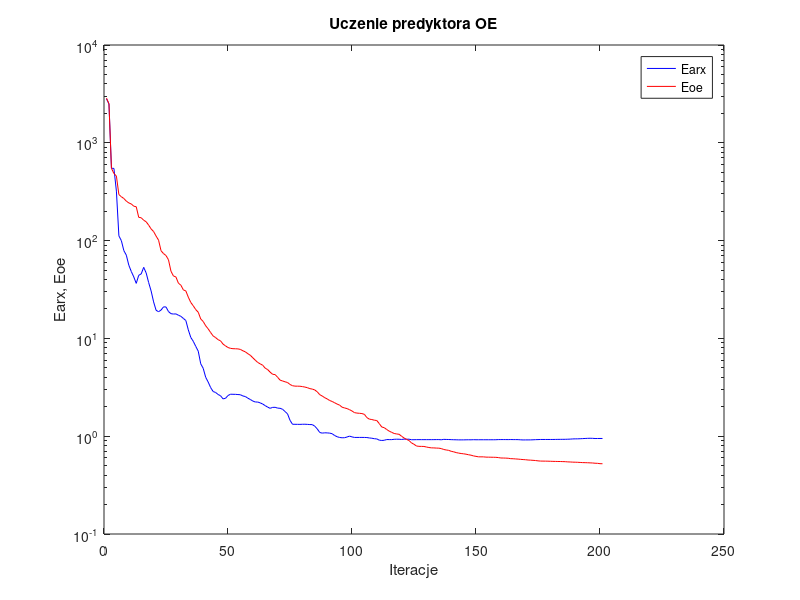
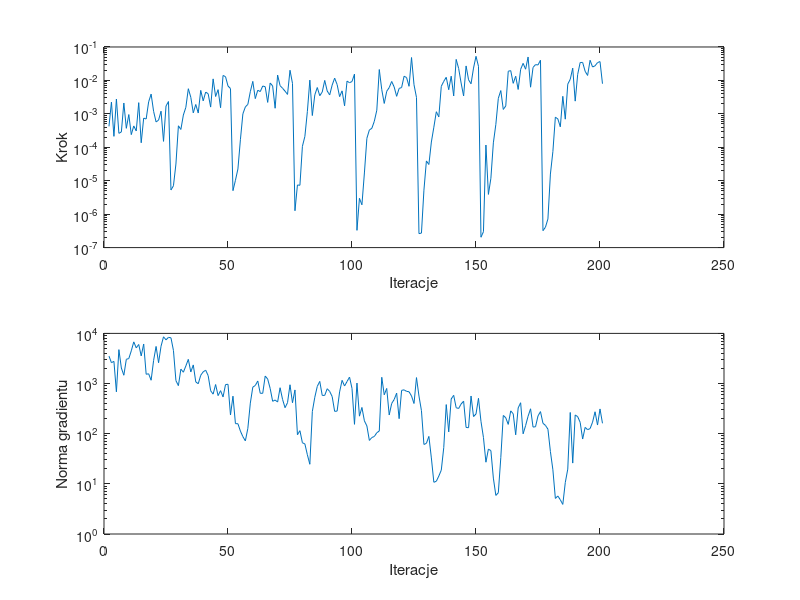

The MATLAB source for these figures, in order:
%uczenie predyktora oe
clear all;
n=0; farx(n+1)=2.818407e+003; foe(n+1)=2.864330e+003; wspucz(n+1)=0.000000e+000; ng(n+1)=0.000000e+000;
%odnowa zmiennej metryki
n=1; farx(n+1)=2.497672e+003; foe(n+1)=2.509373e+003; krok(n+1)=4.223390e-004; ng(n+1)=3.529941e+003;
n=2; farx(n+1)=5.498736e+002; foe(n+1)=5.493733e+002; krok(n+1)=2.240817e-003; ng(n+1)=2.607765e+003;
n=3; farx(n+1)=5.470042e+002; foe(n+1)=4.849753e+002; krok(n+1)=2.125074e-004; ng(n+1)=2.767121e+003;
n=4; farx(n+1)=3.205122e+002; foe(n+1)=4.570802e+002; krok(n+1)=2.774090e-003; ng(n+1)=6.838977e+002;
n=5; farx(n+1)=1.117698e+002; foe(n+1)=2.954349e+002; krok(n+1)=2.615174e-004; ng(n+1)=4.744346e+003;
n=6; farx(n+1)=9.987916e+001; foe(n+1)=2.808086e+002; krok(n+1)=2.879132e-004; ng(n+1)=2.038182e+003;
n=7; farx(n+1)=7.901798e+001; foe(n+1)=2.694190e+002; krok(n+1)=2.110872e-003; ng(n+1)=1.463672e+003;
n=8; farx(n+1)=7.095721e+001; foe(n+1)=2.533207e+002; krok(n+1)=3.691804e-004; ng(n+1)=3.044221e+003;
n=9; farx(n+1)=5.607944e+001; foe(n+1)=2.427649e+002; krok(n+1)=9.532898e-004; ng(n+1)=3.148283e+003;
n=10; farx(n+1)=4.834271e+001; foe(n+1)=2.370103e+002; krok(n+1)=2.394046e-004; ng(n+1)=4.489848e+003;
n=11; farx(n+1)=4.257180e+001; foe(n+1)=2.248610e+002; krok(n+1)=4.356528e-004; ng(n+1)=6.776944e+003;
n=12; farx(n+1)=3.653171e+001; foe(n+1)=2.219798e+002; krok(n+1)=3.072763e-004; ng(n+1)=5.153864e+003;
n=13; farx(n+1)=4.417813e+001; foe(n+1)=1.729104e+002; krok(n+1)=2.162140e-003; ng(n+1)=6.012836e+003;
n=14; farx(n+1)=4.565503e+001; foe(n+1)=1.712289e+002; krok(n+1)=1.366331e-004; ng(n+1)=3.553633e+003;
n=15; farx(n+1)=5.328781e+001; foe(n+1)=1.615744e+002; krok(n+1)=7.459822e-004; ng(n+1)=6.142883e+003;
n=16; farx(n+1)=4.670656e+001; foe(n+1)=1.557777e+002; krok(n+1)=7.010405e-004; ng(n+1)=1.532045e+003;
n=17; farx(n+1)=3.725704e+001; foe(n+1)=1.439288e+002; krok(n+1)=2.288181e-003; ng(n+1)=1.565586e+003;
n=18; farx(n+1)=3.054931e+001; foe(n+1)=1.316505e+002; krok(n+1)=3.898185e-003; ng(n+1)=1.163961e+003;
n=19; farx(n+1)=2.362596e+001; foe(n+1)=1.237458e+002; krok(n+1)=1.188263e-003; ng(n+1)=2.891422e+003;
n=20; farx(n+1)=1.938699e+001; foe(n+1)=1.113124e+002; krok(n+1)=5.733303e-004; ng(n+1)=5.495763e+003;
n=21; farx(n+1)=1.874556e+001; foe(n+1)=1.010528e+002; krok(n+1)=6.483498e-004; ng(n+1)=2.602288e+003;
n=22; farx(n+1)=1.949241e+001; foe(n+1)=7.875014e+001; krok(n+1)=1.201509e-003; ng(n+1)=5.553261e+003;
n=23; farx(n+1)=2.101541e+001; foe(n+1)=7.365883e+001; krok(n+1)=1.502858e-004; ng(n+1)=8.556369e+003;
n=24; farx(n+1)=2.095713e+001; foe(n+1)=7.035980e+001; krok(n+1)=1.713514e-003; ng(n+1)=7.439888e+003;
n=25; farx(n+1)=1.881815e+001; foe(n+1)=6.365476e+001; krok(n+1)=2.336140e-003; ng(n+1)=8.339755e+003;
%odnowa zmiennej metryki
n=26; farx(n+1)=1.790600e+001; foe(n+1)=4.860913e+001; krok(n+1)=5.279666e-006; ng(n+1)=8.165469e+003;
n=27; farx(n+1)=1.774507e+001; foe(n+1)=4.346673e+001; krok(n+1)=7.066537e-006; ng(n+1)=4.573540e+003;
n=28; farx(n+1)=1.781259e+001; foe(n+1)=4.247863e+001; krok(n+1)=3.153604e-005; ng(n+1)=1.143087e+003;
n=29; farx(n+1)=1.726085e+001; foe(n+1)=3.670325e+001; krok(n+1)=4.395065e-004; ng(n+1)=9.088412e+002;
n=30; farx(n+1)=1.681115e+001; foe(n+1)=3.498935e+001; krok(n+1)=3.411214e-004; ng(n+1)=1.940221e+003;
n=31; farx(n+1)=1.600675e+001; foe(n+1)=3.133037e+001; krok(n+1)=9.232346e-004; ng(n+1)=1.681663e+003;
n=32; farx(n+1)=1.524111e+001; foe(n+1)=3.055430e+001; krok(n+1)=1.564230e-003; ng(n+1)=2.239604e+003;
n=33; farx(n+1)=1.221747e+001; foe(n+1)=2.638468e+001; krok(n+1)=5.647473e-003; ng(n+1)=3.036160e+003;
n=34; farx(n+1)=1.021844e+001; foe(n+1)=2.329839e+001; krok(n+1)=3.127663e-003; ng(n+1)=1.701133e+003;
n=35; farx(n+1)=9.338533e+000; foe(n+1)=2.153413e+001; krok(n+1)=1.072587e-003; ng(n+1)=2.351974e+003;
n=36; farx(n+1)=8.287871e+000; foe(n+1)=1.969447e+001; krok(n+1)=1.908037e-003; ng(n+1)=1.078072e+003;
n=37; farx(n+1)=7.401931e+000; foe(n+1)=1.852526e+001; krok(n+1)=1.058897e-003; ng(n+1)=9.910610e+002;
n=38; farx(n+1)=5.501071e+000; foe(n+1)=1.580354e+001; krok(n+1)=5.038654e-003; ng(n+1)=1.460736e+003;
n=39; farx(n+1)=4.944076e+000; foe(n+1)=1.488996e+001; krok(n+1)=2.444561e-003; ng(n+1)=1.714521e+003;
n=40; farx(n+1)=4.004531e+000; foe(n+1)=1.346413e+001; krok(n+1)=4.478448e-003; ng(n+1)=1.843372e+003;
n=41; farx(n+1)=3.581104e+000; foe(n+1)=1.252961e+001; krok(n+1)=3.990929e-003; ng(n+1)=1.440577e+003;
n=42; farx(n+1)=3.141490e+000; foe(n+1)=1.147714e+001; krok(n+1)=1.594331e-003; ng(n+1)=7.203936e+002;
n=43; farx(n+1)=2.864287e+000; foe(n+1)=1.060168e+001; krok(n+1)=1.111520e-002; ng(n+1)=6.146698e+002;
n=44; farx(n+1)=2.799602e+000; foe(n+1)=1.019387e+001; krok(n+1)=3.303815e-003; ng(n+1)=9.561955e+002;
n=45; farx(n+1)=2.671230e+000; foe(n+1)=9.709209e+000; krok(n+1)=5.296999e-003; ng(n+1)=5.745786e+002;
n=46; farx(n+1)=2.590323e+000; foe(n+1)=9.435379e+000; krok(n+1)=1.525147e-003; ng(n+1)=7.215498e+002;
n=47; farx(n+1)=2.407523e+000; foe(n+1)=8.747151e+000; krok(n+1)=1.406421e-002; ng(n+1)=5.408102e+002;
n=48; farx(n+1)=2.440935e+000; foe(n+1)=8.383962e+000; krok(n+1)=1.296098e-002; ng(n+1)=9.538064e+002;
n=49; farx(n+1)=2.604821e+000; foe(n+1)=8.068737e+000; krok(n+1)=6.800237e-003; ng(n+1)=9.675500e+002;
n=50; farx(n+1)=2.688134e+000; foe(n+1)=7.913976e+000; krok(n+1)=5.711090e-003; ng(n+1)=2.358879e+002;
%odnowa zmiennej metryki
n=51; farx(n+1)=2.682013e+000; foe(n+1)=7.849418e+000; krok(n+1)=5.044414e-006; ng(n+1)=5.601733e+002;
n=52; farx(n+1)=2.679472e+000; foe(n+1)=7.835068e+000; krok(n+1)=1.031835e-005; ng(n+1)=1.585647e+002;
n=53; farx(n+1)=2.666479e+000; foe(n+1)=7.810837e+000; krok(n+1)=2.253084e-005; ng(n+1)=1.581479e+002;
n=54; farx(n+1)=2.655004e+000; foe(n+1)=7.715066e+000; krok(n+1)=1.688183e-004; ng(n+1)=1.126922e+002;
n=55; farx(n+1)=2.578219e+000; foe(n+1)=7.472356e+000; krok(n+1)=1.003628e-003; ng(n+1)=8.734310e+001;
n=56; farx(n+1)=2.545066e+000; foe(n+1)=7.286577e+000; krok(n+1)=1.612540e-003; ng(n+1)=7.194615e+001;
n=57; farx(n+1)=2.446606e+000; foe(n+1)=6.976338e+000; krok(n+1)=1.920058e-003; ng(n+1)=1.277362e+002;
n=58; farx(n+1)=2.374756e+000; foe(n+1)=6.720929e+000; krok(n+1)=4.620452e-003; ng(n+1)=4.073925e+002;
n=59; farx(n+1)=2.287610e+000; foe(n+1)=6.338094e+000; krok(n+1)=9.356732e-003; ng(n+1)=8.487416e+002;
n=60; farx(n+1)=2.238964e+000; foe(n+1)=5.989344e+000; krok(n+1)=2.855545e-003; ng(n+1)=9.144688e+002;
n=61; farx(n+1)=2.234008e+000; foe(n+1)=5.674559e+000; krok(n+1)=5.097234e-003; ng(n+1)=1.125110e+003;
n=62; farx(n+1)=2.191402e+000; foe(n+1)=5.491530e+000; krok(n+1)=4.633998e-003; ng(n+1)=6.396646e+002;
n=63; farx(n+1)=2.131610e+000; foe(n+1)=5.313555e+000; krok(n+1)=6.800237e-003; ng(n+1)=6.386335e+002;
n=64; farx(n+1)=2.054290e+000; foe(n+1)=4.960693e+000; krok(n+1)=6.480489e-003; ng(n+1)=1.409693e+003;
n=65; farx(n+1)=1.981925e+000; foe(n+1)=4.797713e+000; krok(n+1)=2.201622e-003; ng(n+1)=1.228166e+003;
n=66; farx(n+1)=1.928261e+000; foe(n+1)=4.515487e+000; krok(n+1)=8.350786e-003; ng(n+1)=7.997860e+002;
n=67; farx(n+1)=1.970776e+000; foe(n+1)=4.294829e+000; krok(n+1)=6.834592e-003; ng(n+1)=4.427186e+002;
n=68; farx(n+1)=1.974351e+000; foe(n+1)=4.266156e+000; krok(n+1)=1.471967e-003; ng(n+1)=4.694748e+002;
n=69; farx(n+1)=1.937857e+000; foe(n+1)=4.004836e+000; krok(n+1)=1.448480e-002; ng(n+1)=4.278910e+002;
n=70; farx(n+1)=1.929219e+000; foe(n+1)=3.745362e+000; krok(n+1)=6.956269e-003; ng(n+1)=8.252966e+002;
n=71; farx(n+1)=1.885275e+000; foe(n+1)=3.670950e+000; krok(n+1)=5.829338e-003; ng(n+1)=4.827521e+002;
n=72; farx(n+1)=1.787681e+000; foe(n+1)=3.600834e+000; krok(n+1)=4.772940e-003; ng(n+1)=3.299581e+002;
n=73; farx(n+1)=1.693618e+000; foe(n+1)=3.541207e+000; krok(n+1)=3.816075e-003; ng(n+1)=4.156925e+002;
n=74; farx(n+1)=1.454730e+000; foe(n+1)=3.381335e+000; krok(n+1)=2.015462e-002; ng(n+1)=9.453884e+002;
n=75; farx(n+1)=1.324380e+000; foe(n+1)=3.283394e+000; krok(n+1)=8.155298e-003; ng(n+1)=4.141106e+002;
%odnowa zmiennej metryki
n=76; farx(n+1)=1.323275e+000; foe(n+1)=3.250532e+000; krok(n+1)=1.265725e-006; ng(n+1)=7.460282e+002;
n=77; farx(n+1)=1.322339e+000; foe(n+1)=3.247693e+000; krok(n+1)=7.470954e-006; ng(n+1)=9.537000e+001;
n=78; farx(n+1)=1.321054e+000; foe(n+1)=3.243338e+000; krok(n+1)=7.303802e-006; ng(n+1)=1.148578e+002;
n=79; farx(n+1)=1.324404e+000; foe(n+1)=3.215751e+000; krok(n+1)=1.068480e-004; ng(n+1)=6.595433e+001;
n=80; farx(n+1)=1.325733e+000; foe(n+1)=3.179887e+000; krok(n+1)=2.117778e-004; ng(n+1)=6.246858e+001;
n=81; farx(n+1)=1.321077e+000; foe(n+1)=3.135002e+000; krok(n+1)=1.169862e-003; ng(n+1)=3.805545e+001;
n=82; farx(n+1)=1.315430e+000; foe(n+1)=3.065309e+000; krok(n+1)=1.021537e-002; ng(n+1)=2.457520e+001;
n=83; farx(n+1)=1.313619e+000; foe(n+1)=3.031503e+000; krok(n+1)=8.898758e-004; ng(n+1)=2.764592e+002;
n=84; farx(n+1)=1.264950e+000; foe(n+1)=2.970300e+000; krok(n+1)=3.692938e-003; ng(n+1)=5.329192e+002;
n=85; farx(n+1)=1.186198e+000; foe(n+1)=2.840766e+000; krok(n+1)=6.130766e-003; ng(n+1)=8.790613e+002;
n=86; farx(n+1)=1.091492e+000; foe(n+1)=2.657844e+000; krok(n+1)=3.485331e-003; ng(n+1)=1.102895e+003;
n=87; farx(n+1)=1.075225e+000; foe(n+1)=2.575657e+000; krok(n+1)=4.505183e-003; ng(n+1)=5.793610e+002;
n=88; farx(n+1)=1.083543e+000; foe(n+1)=2.476201e+000; krok(n+1)=1.000726e-002; ng(n+1)=5.804416e+002;
n=89; farx(n+1)=1.080831e+000; foe(n+1)=2.406270e+000; krok(n+1)=4.829711e-003; ng(n+1)=7.879609e+002;
n=90; farx(n+1)=1.075223e+000; foe(n+1)=2.316283e+000; krok(n+1)=3.683227e-003; ng(n+1)=6.969757e+002;
n=91; farx(n+1)=1.060108e+000; foe(n+1)=2.265556e+000; krok(n+1)=7.242402e-003; ng(n+1)=5.510106e+002;
n=92; farx(n+1)=1.016230e+000; foe(n+1)=2.197505e+000; krok(n+1)=1.168746e-002; ng(n+1)=2.791461e+002;
n=93; farx(n+1)=9.879096e-001; foe(n+1)=2.130712e+000; krok(n+1)=7.530795e-003; ng(n+1)=2.823019e+002;
n=94; farx(n+1)=9.705308e-001; foe(n+1)=2.079329e+000; krok(n+1)=3.272561e-003; ng(n+1)=6.816319e+002;
n=95; farx(n+1)=9.635949e-001; foe(n+1)=1.979348e+000; krok(n+1)=4.874671e-003; ng(n+1)=1.159337e+003;
n=96; farx(n+1)=9.650667e-001; foe(n+1)=1.945626e+000; krok(n+1)=1.736904e-003; ng(n+1)=8.931558e+002;
n=97; farx(n+1)=9.813293e-001; foe(n+1)=1.915287e+000; krok(n+1)=9.545881e-003; ng(n+1)=1.099486e+003;
n=98; farx(n+1)=1.001664e+000; foe(n+1)=1.868092e+000; krok(n+1)=8.534063e-003; ng(n+1)=1.344588e+003;
n=99; farx(n+1)=9.839024e-001; foe(n+1)=1.810301e+000; krok(n+1)=9.267996e-003; ng(n+1)=7.993631e+002;
n=100; farx(n+1)=9.714135e-001; foe(n+1)=1.741476e+000; krok(n+1)=1.547817e-002; ng(n+1)=1.537084e+002;
%odnowa zmiennej metryki
n=101; farx(n+1)=9.713874e-001; foe(n+1)=1.723092e+000; krok(n+1)=3.281666e-007; ng(n+1)=1.022417e+003;
n=102; farx(n+1)=9.715933e-001; foe(n+1)=1.714745e+000; krok(n+1)=2.980900e-006; ng(n+1)=2.237133e+002;
n=103; farx(n+1)=9.719558e-001; foe(n+1)=1.704301e+000; krok(n+1)=1.904561e-006; ng(n+1)=3.336970e+002;
n=104; farx(n+1)=9.711683e-001; foe(n+1)=1.672858e+000; krok(n+1)=1.707914e-005; ng(n+1)=1.802760e+002;
n=105; farx(n+1)=9.689504e-001; foe(n+1)=1.549221e+000; krok(n+1)=1.858107e-004; ng(n+1)=1.428304e+002;
n=106; farx(n+1)=9.598868e-001; foe(n+1)=1.494608e+000; krok(n+1)=3.295458e-004; ng(n+1)=7.340539e+001;
n=107; farx(n+1)=9.536354e-001; foe(n+1)=1.480727e+000; krok(n+1)=3.697036e-004; ng(n+1)=8.395926e+001;
n=108; farx(n+1)=9.426302e-001; foe(n+1)=1.457684e+000; krok(n+1)=6.007544e-004; ng(n+1)=8.796613e+001;
n=109; farx(n+1)=9.380735e-001; foe(n+1)=1.446686e+000; krok(n+1)=1.284763e-003; ng(n+1)=1.045219e+002;
n=110; farx(n+1)=9.111612e-001; foe(n+1)=1.344350e+000; krok(n+1)=2.118041e-002; ng(n+1)=1.130927e+002;
n=111; farx(n+1)=9.044589e-001; foe(n+1)=1.242093e+000; krok(n+1)=5.294040e-003; ng(n+1)=1.333337e+003;
n=112; farx(n+1)=9.087519e-001; foe(n+1)=1.222025e+000; krok(n+1)=2.048333e-003; ng(n+1)=5.962419e+002;
n=113; farx(n+1)=9.245580e-001; foe(n+1)=1.170371e+000; krok(n+1)=4.738412e-003; ng(n+1)=7.988746e+002;
n=114; farx(n+1)=9.230693e-001; foe(n+1)=1.126720e+000; krok(n+1)=6.100588e-003; ng(n+1)=2.362538e+002;
n=115; farx(n+1)=9.226808e-001; foe(n+1)=1.094832e+000; krok(n+1)=9.307204e-003; ng(n+1)=4.007955e+002;
n=116; farx(n+1)=9.298803e-001; foe(n+1)=1.066328e+000; krok(n+1)=6.377325e-003; ng(n+1)=4.805191e+002;
n=117; farx(n+1)=9.317983e-001; foe(n+1)=1.054351e+000; krok(n+1)=3.343359e-003; ng(n+1)=6.436208e+002;
n=118; farx(n+1)=9.309596e-001; foe(n+1)=1.045942e+000; krok(n+1)=5.767896e-003; ng(n+1)=1.994418e+002;
n=119; farx(n+1)=9.260977e-001; foe(n+1)=9.983185e-001; krok(n+1)=6.118871e-003; ng(n+1)=7.314006e+002;
n=120; farx(n+1)=9.337433e-001; foe(n+1)=9.583459e-001; krok(n+1)=1.333847e-002; ng(n+1)=7.492058e+002;
n=121; farx(n+1)=9.311395e-001; foe(n+1)=9.280363e-001; krok(n+1)=1.219985e-002; ng(n+1)=6.983013e+002;
n=122; farx(n+1)=9.321057e-001; foe(n+1)=9.027794e-001; krok(n+1)=6.668735e-003; ng(n+1)=6.863482e+002;
n=123; farx(n+1)=9.203505e-001; foe(n+1)=8.536724e-001; krok(n+1)=4.840103e-002; ng(n+1)=5.642792e+002;
n=124; farx(n+1)=9.206759e-001; foe(n+1)=8.268218e-001; krok(n+1)=7.444102e-003; ng(n+1)=4.001201e+002;
n=125; farx(n+1)=9.223042e-001; foe(n+1)=7.936650e-001; krok(n+1)=3.096185e-003; ng(n+1)=1.314432e+003;
%odnowa zmiennej metryki
n=126; farx(n+1)=9.222917e-001; foe(n+1)=7.877330e-001; krok(n+1)=2.618620e-007; ng(n+1)=5.632829e+002;
n=127; farx(n+1)=9.222724e-001; foe(n+1)=7.866544e-001; krok(n+1)=2.713420e-007; ng(n+1)=2.886201e+002;
n=128; farx(n+1)=9.222044e-001; foe(n+1)=7.856088e-001; krok(n+1)=5.212503e-006; ng(n+1)=6.104565e+001;
n=129; farx(n+1)=9.222260e-001; foe(n+1)=7.754909e-001; krok(n+1)=3.906606e-005; ng(n+1)=6.423172e+001;
n=130; farx(n+1)=9.222102e-001; foe(n+1)=7.663314e-001; krok(n+1)=3.056252e-005; ng(n+1)=8.833136e+001;
n=131; farx(n+1)=9.221385e-001; foe(n+1)=7.601066e-001; krok(n+1)=1.437732e-004; ng(n+1)=3.286080e+001;
n=132; farx(n+1)=9.225543e-001; foe(n+1)=7.591726e-001; krok(n+1)=3.985828e-004; ng(n+1)=1.075228e+001;
n=133; farx(n+1)=9.232864e-001; foe(n+1)=7.560582e-001; krok(n+1)=1.159004e-003; ng(n+1)=1.127779e+001;
n=134; farx(n+1)=9.235532e-001; foe(n+1)=7.546075e-001; krok(n+1)=8.100612e-004; ng(n+1)=1.428036e+001;
n=135; farx(n+1)=9.193699e-001; foe(n+1)=7.471974e-001; krok(n+1)=6.669234e-003; ng(n+1)=1.874897e+001;
n=136; farx(n+1)=9.282984e-001; foe(n+1)=7.314375e-001; krok(n+1)=9.385969e-003; ng(n+1)=5.309238e+001;
n=137; farx(n+1)=9.262599e-001; foe(n+1)=7.230823e-001; krok(n+1)=1.238677e-002; ng(n+1)=3.806657e+002;
n=138; farx(n+1)=9.250671e-001; foe(n+1)=7.166569e-001; krok(n+1)=5.272732e-003; ng(n+1)=1.086646e+002;
n=139; farx(n+1)=9.223360e-001; foe(n+1)=7.007890e-001; krok(n+1)=1.339882e-002; ng(n+1)=4.933916e+002;
n=140; farx(n+1)=9.203767e-001; foe(n+1)=6.922745e-001; krok(n+1)=3.427028e-003; ng(n+1)=5.821874e+002;
n=141; farx(n+1)=9.189590e-001; foe(n+1)=6.801075e-001; krok(n+1)=4.256083e-002; ng(n+1)=3.297170e+002;
n=142; farx(n+1)=9.173807e-001; foe(n+1)=6.717262e-001; krok(n+1)=2.284436e-002; ng(n+1)=3.185184e+002;
n=143; farx(n+1)=9.171162e-001; foe(n+1)=6.652712e-001; krok(n+1)=8.350786e-003; ng(n+1)=3.908789e+002;
n=144; farx(n+1)=9.174850e-001; foe(n+1)=6.606461e-001; krok(n+1)=3.427028e-003; ng(n+1)=4.454963e+002;
n=145; farx(n+1)=9.185773e-001; foe(n+1)=6.546977e-001; krok(n+1)=2.710756e-002; ng(n+1)=1.332226e+002;
n=146; farx(n+1)=9.195524e-001; foe(n+1)=6.461711e-001; krok(n+1)=1.042882e-002; ng(n+1)=1.316175e+002;
n=147; farx(n+1)=9.186144e-001; foe(n+1)=6.396029e-001; krok(n+1)=7.931784e-003; ng(n+1)=5.642860e+002;
n=148; farx(n+1)=9.212506e-001; foe(n+1)=6.286661e-001; krok(n+1)=2.340953e-002; ng(n+1)=2.195388e+002;
n=149; farx(n+1)=9.196283e-001; foe(n+1)=6.221110e-001; krok(n+1)=5.258261e-002; ng(n+1)=2.471012e+002;
n=150; farx(n+1)=9.199214e-001; foe(n+1)=6.155128e-001; krok(n+1)=2.642647e-002; ng(n+1)=5.082861e+002;
%odnowa zmiennej metryki
n=151; farx(n+1)=9.199195e-001; foe(n+1)=6.150431e-001; krok(n+1)=2.041311e-007; ng(n+1)=1.765092e+002;
n=152; farx(n+1)=9.199147e-001; foe(n+1)=6.149466e-001; krok(n+1)=2.984083e-007; ng(n+1)=8.428066e+001;
n=153; farx(n+1)=9.198190e-001; foe(n+1)=6.110059e-001; krok(n+1)=1.169035e-004; ng(n+1)=2.701756e+001;
n=154; farx(n+1)=9.198265e-001; foe(n+1)=6.105957e-001; krok(n+1)=3.897392e-006; ng(n+1)=4.930311e+001;
n=155; farx(n+1)=9.198037e-001; foe(n+1)=6.097790e-001; krok(n+1)=1.184623e-005; ng(n+1)=4.598834e+001;
n=156; farx(n+1)=9.198368e-001; foe(n+1)=6.089318e-001; krok(n+1)=1.360048e-004; ng(n+1)=1.302458e+001;
n=157; farx(n+1)=9.203766e-001; foe(n+1)=6.082371e-001; krok(n+1)=4.838390e-004; ng(n+1)=5.882641e+000;
n=158; farx(n+1)=9.233891e-001; foe(n+1)=6.046163e-001; krok(n+1)=2.918223e-003; ng(n+1)=6.646354e+000;
n=159; farx(n+1)=9.236920e-001; foe(n+1)=5.987138e-001; krok(n+1)=4.974973e-003; ng(n+1)=3.341343e+001;
n=160; farx(n+1)=9.236868e-001; foe(n+1)=5.982502e-001; krok(n+1)=1.353531e-003; ng(n+1)=2.311530e+002;
n=161; farx(n+1)=9.235668e-001; foe(n+1)=5.970008e-001; krok(n+1)=1.726346e-003; ng(n+1)=2.077690e+002;
n=162; farx(n+1)=9.230440e-001; foe(n+1)=5.949769e-001; krok(n+1)=1.881038e-002; ng(n+1)=1.532501e+002;
n=163; farx(n+1)=9.243700e-001; foe(n+1)=5.893574e-001; krok(n+1)=1.962977e-002; ng(n+1)=2.852495e+002;
n=164; farx(n+1)=9.232161e-001; foe(n+1)=5.882708e-001; krok(n+1)=8.180929e-003; ng(n+1)=2.497639e+002;
n=165; farx(n+1)=9.230902e-001; foe(n+1)=5.854035e-001; krok(n+1)=1.333847e-002; ng(n+1)=9.504879e+001;
n=166; farx(n+1)=9.223794e-001; foe(n+1)=5.831103e-001; krok(n+1)=5.368339e-003; ng(n+1)=3.262285e+002;
n=167; farx(n+1)=9.185592e-001; foe(n+1)=5.796888e-001; krok(n+1)=2.147336e-002; ng(n+1)=4.143516e+002;
n=168; farx(n+1)=9.156429e-001; foe(n+1)=5.769781e-001; krok(n+1)=3.239658e-002; ng(n+1)=9.953450e+001;
n=169; farx(n+1)=9.166419e-001; foe(n+1)=5.747175e-001; krok(n+1)=2.165649e-002; ng(n+1)=1.450819e+002;
n=170; farx(n+1)=9.165631e-001; foe(n+1)=5.708476e-001; krok(n+1)=5.018717e-002; ng(n+1)=2.228502e+002;
n=171; farx(n+1)=9.170826e-001; foe(n+1)=5.690434e-001; krok(n+1)=6.273397e-003; ng(n+1)=3.137836e+002;
n=172; farx(n+1)=9.189147e-001; foe(n+1)=5.665953e-001; krok(n+1)=2.452306e-002; ng(n+1)=1.355039e+002;
n=173; farx(n+1)=9.220664e-001; foe(n+1)=5.639079e-001; krok(n+1)=2.965791e-002; ng(n+1)=1.376871e+002;
n=174; farx(n+1)=9.232747e-001; foe(n+1)=5.596321e-001; krok(n+1)=2.900728e-002; ng(n+1)=2.263270e+002;
n=175; farx(n+1)=9.258498e-001; foe(n+1)=5.568515e-001; krok(n+1)=4.017797e-002; ng(n+1)=2.757147e+002;
%odnowa zmiennej metryki
n=176; farx(n+1)=9.258589e-001; foe(n+1)=5.564178e-001; krok(n+1)=3.209108e-007; ng(n+1)=1.612850e+002;
n=177; farx(n+1)=9.258540e-001; foe(n+1)=5.559569e-001; krok(n+1)=4.071682e-007; ng(n+1)=1.464230e+002;
n=178; farx(n+1)=9.258391e-001; foe(n+1)=5.553632e-001; krok(n+1)=7.200346e-007; ng(n+1)=1.231413e+002;
n=179; farx(n+1)=9.258819e-001; foe(n+1)=5.541941e-001; krok(n+1)=1.581864e-005; ng(n+1)=4.410137e+001;
n=180; farx(n+1)=9.260838e-001; foe(n+1)=5.530646e-001; krok(n+1)=7.465092e-005; ng(n+1)=1.907202e+001;
n=181; farx(n+1)=9.269220e-001; foe(n+1)=5.523431e-001; krok(n+1)=7.968363e-004; ng(n+1)=5.118892e+000;
n=182; farx(n+1)=9.280123e-001; foe(n+1)=5.515163e-001; krok(n+1)=7.034667e-004; ng(n+1)=5.727592e+000;
n=183; farx(n+1)=9.285379e-001; foe(n+1)=5.511353e-001; krok(n+1)=4.097323e-004; ng(n+1)=4.806483e+000;
n=184; farx(n+1)=9.290907e-001; foe(n+1)=5.500357e-001; krok(n+1)=3.349706e-003; ng(n+1)=3.892247e+000;
n=185; farx(n+1)=9.295760e-001; foe(n+1)=5.490002e-001; krok(n+1)=6.935224e-004; ng(n+1)=1.062279e+001;
n=186; farx(n+1)=9.316593e-001; foe(n+1)=5.462548e-001; krok(n+1)=7.739087e-003; ng(n+1)=1.965683e+001;
n=187; farx(n+1)=9.336975e-001; foe(n+1)=5.451036e-001; krok(n+1)=1.080437e-002; ng(n+1)=2.650178e+002;
n=188; farx(n+1)=9.379671e-001; foe(n+1)=5.429226e-001; krok(n+1)=2.331822e-002; ng(n+1)=2.594377e+001;
n=189; farx(n+1)=9.395305e-001; foe(n+1)=5.422270e-001; krok(n+1)=2.403018e-003; ng(n+1)=2.363469e+002;
n=190; farx(n+1)=9.399451e-001; foe(n+1)=5.409369e-001; krok(n+1)=1.519649e-002; ng(n+1)=2.188116e+002;
n=191; farx(n+1)=9.422035e-001; foe(n+1)=5.390735e-001; krok(n+1)=3.431867e-002; ng(n+1)=1.684786e+002;
n=192; farx(n+1)=9.450910e-001; foe(n+1)=5.372201e-001; krok(n+1)=3.453662e-002; ng(n+1)=7.826607e+001;
n=193; farx(n+1)=9.481419e-001; foe(n+1)=5.363743e-001; krok(n+1)=1.878731e-002; ng(n+1)=1.335972e+002;
n=194; farx(n+1)=9.509409e-001; foe(n+1)=5.354464e-001; krok(n+1)=1.406421e-002; ng(n+1)=1.203234e+002;
n=195; farx(n+1)=9.527233e-001; foe(n+1)=5.338086e-001; krok(n+1)=4.002904e-002; ng(n+1)=1.262796e+002;
n=196; farx(n+1)=9.511284e-001; foe(n+1)=5.323959e-001; krok(n+1)=2.521242e-002; ng(n+1)=1.699791e+002;
n=197; farx(n+1)=9.470048e-001; foe(n+1)=5.292601e-001; krok(n+1)=2.735309e-002; ng(n+1)=2.736432e+002;
n=198; farx(n+1)=9.475639e-001; foe(n+1)=5.280512e-001; krok(n+1)=3.406610e-002; ng(n+1)=1.489113e+002;
n=199; farx(n+1)=9.480467e-001; foe(n+1)=5.237343e-001; krok(n+1)=3.663180e-002; ng(n+1)=3.117442e+002;
n=200; farx(n+1)=9.477887e-001; foe(n+1)=5.229809e-001; krok(n+1)=7.970960e-003; ng(n+1)=1.611502e+002;

figure; semilogy(farx,'b'); hold on; semilogy(foe,'r'); xlabel('Iteracje'); ylabel('Earx, Eoe'); legend('Earx','Eoe'); title('Uczenie predyktora OE');
figure; subplot(2,1,1); semilogy(krok); xlabel('Iteracje'); ylabel('Krok');
subplot(2,1,2); semilogy(ng); xlabel('Iteracje'); ylabel('Norma gradientu');
Earx=farx(n+1)
Eoe=foe(n+1)
